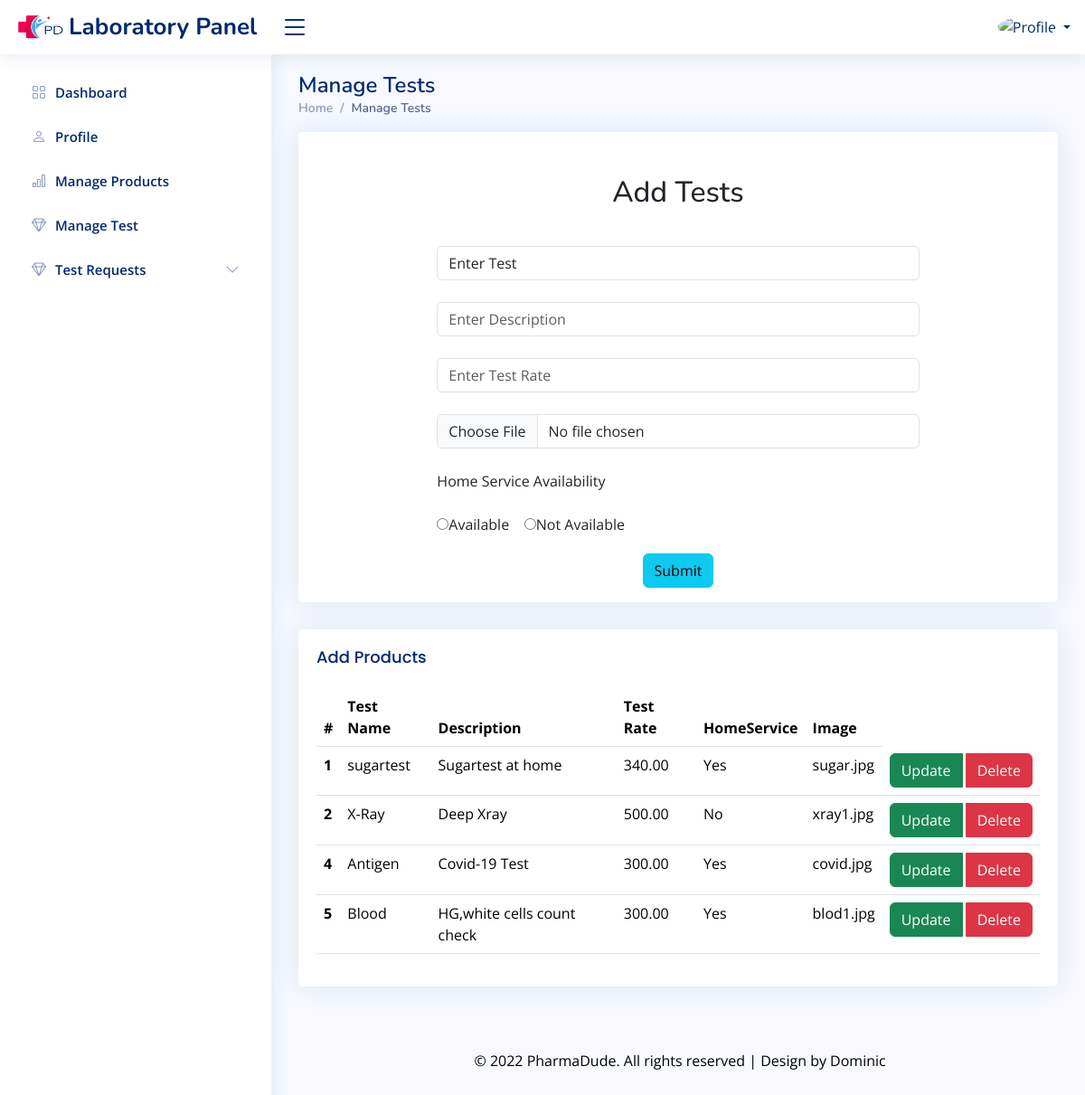
The app's page /lab/addtest.php with its own data.
### tables this page shows
CREATE TABLE `labtest` (
  `testid` int(11) NOT NULL,
  `labid` int(11) NOT NULL,
  `categoryid` int(11) NOT NULL,
  `description` varchar(500) NOT NULL,
  `testrate` decimal(10,2) NOT NULL,
  `image` varchar(100) NOT NULL,
  `homeservice` varchar(3) NOT NULL
);

CREATE TABLE `category` (
  `categoryid` int(11) NOT NULL,
  `categoryname` varchar(35) NOT NULL,
  `type` varchar(20) NOT NULL
);

### lab/addtest.php (the view, shortened to what this page needs)
<?php
require 'header.php';
require '../php/connect.php';
 $sql="select * from category,labtest where category.categoryid=labtest.categoryid";
 $rslt1=mysqli_query($conn,$sql);
?>
<main id="main" class="main">
<div class="pagetitle">
  <h1>Manage Tests</h1>
  <nav>
    <ol class="breadcrumb">
      <li class="breadcrumb-item"><a href="index.html">Home</a></li>
      <li class="breadcrumb-item active">Manage Tests</li>
    </ol>
  </nav>
</div>
<section class="section">
      <div class="row">
        <div class="col-lg-12">
        <div class="card">
            <div class="card-body">
              <h2 class="text-center pt-5">Add Tests</h2>
              <form action="addtestphp.php" method="POST" enctype="multipart/form-data">
                <div class="row  p-3">
                </div>
                <div class="col-sm-8 offset-2 ">
                    <select name="test" class="form-control" required>
                    <option disabled="disabled" selected="selected">Enter Test</option>
                    </select>
                  </div>
                  <br>
                  <div class="col-sm-8 offset-2 ">
                    <input type="text" name="description" class="form-control" placeholder="Enter Description">
                  </div>
                  <br>
                  <div class="col-sm-8 offset-2 ">
                    <input type="text" name="rate" class="form-control" placeholder="Enter Test Rate">
                  </div>
                  <br>
                  <div class="col-sm-8 offset-2 ">
                   <input type="file" name="image" class="form-control" id="img" >
                  </div>
                  <br>
                  <div class="col-sm-8 offset-2 ">
                      Home Service Availability<br><br>
                      <input type="radio" name="ans" value="ans1">Available &nbsp;&nbsp;
                      <input type="radio" name="ans" value="ans2">Not Available
                  </div>
                </div>
                <div class="row mb-3 text-center">
                  <div class="col-sm-6 offset-sm-3">
                    <input type="submit" class="btn btn-info" >
                  </div>
                </div>
              </div>
            </div>
          <div class="col-lg-12">
          <div class="card">
            <div class="card-body">
              <h4 class="card-title">Add Products</h4>
              <table class="table datatable">
                <thead>
                <tr>
                    <th scope="col">#</th>
                    <th scope="col">Test Name</th>
                    <th scope="col">Description</th>
                    <th scope="col">Test Rate</th>
                    <th scope="col">HomeService</th>
                    <th scope="col">Image</th>
                  </tr>
                </thead>
                <tbody>
                <tr>
                    <?php
                    while($f=mysqli_fetch_assoc($rslt1)){  $em=$f['testid'];?>
                    <th scope="row"><?php echo $f['testid']; ?></th>
                    <td><?php echo $f['type']; ?> </td>
                    <td><?php echo $f['description'];?></td>
                    <td><?php echo $f['testrate'];?></td>
                    <td><?php echo $f['homeservice'];?></td>
                    <td><?php echo $f['image'];?></td>
                    <td><div class="btn-group">
                    <a class="btn btn-success" href="upt.php?id=<?php echo $em; ?>">Update</a>&nbsp;
                       <a class="btn btn-danger" href="deltest.php?id=<?php echo $em; ?>" onclick="{if(confirm('Are you sure?')==false)return false}" >Delete</a>
                   </div></td>
                   </tr>
                  <?php } ?><tr>
                </tbody>
              </table>
            </div>
          </div>
        </div>
      </div>
    </section>
 <?php
 require 'footer.php';
 ?>

### lab/assets/css/style.css (style rules this page uses)
:root { scroll-behavior: smooth; }
body { font-family: "Open Sans", sans-serif; background: #f6f9ff; color: #444444; }
a { color: #4154f1; text-decoration: none; }
h1, h2, h3, h4, h5, h6 { font-family: "Nunito", sans-serif; }
#main { margin-top: 60px; padding: 20px 30px; transition: all 0.3s; }
.pagetitle { margin-bottom: 10px; }
.pagetitle h1 { font-size: 24px; margin-bottom: 0; font-weight: 600; color: #012970; }
.card { margin-bottom: 30px; border: none; border-radius: 5px; box-shadow: 0px 0 30px rgba(1, 41, 112, 0.1); overflow: hidden; }
.card-title { padding: 20px 0 15px 0; font-size: 18px; font-weight: 500; color: #012970; font-family: "Poppins", sans-serif; }
.card-body { padding: 0 20px 20px 20px; }
.breadcrumb { font-size: 14px; font-family: "Nunito", sans-serif; color: #899bbd; font-weight: 600; }
.breadcrumb a { color: #899bbd; transition: 0.3s; }
.breadcrumb .breadcrumb-item::before { color: #899bbd; }
.breadcrumb .active { color: #51678f; font-weight: 600; }
@media (min-width: 1200px) { #main, #footer { margin-left: 300px; } }

### records on screen
labtest: testid "1", categoryid.type "sugartest", description "Sugartest at home", testrate "340.00", homeservice "Yes", image "sugar.jpg"
labtest: testid "2", categoryid.type "X-Ray", description "Deep Xray", testrate "500.00", homeservice "No", image "xray1.jpg"
labtest: testid "4", categoryid.type "Antigen", description "Covid-19 Test", testrate "300.00", homeservice "Yes", image "covid.jpg"
labtest: testid "5", categoryid.type "Blood", description "HG,white cells count check", testrate "300.00", homeservice "Yes", image "blod1.jpg"
